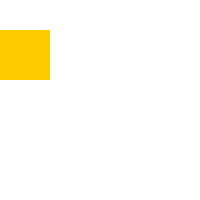
Frame 1 (no input)
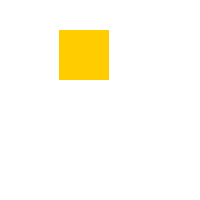
Frame 60 (the mouse pressed at the canvas centre just before this capture)
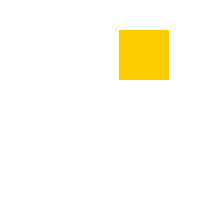
Frame 120 (the mouse held since frame 60 and released just before this capture)

The Processing sketch that drew these frames (run headless with seeded random() and noise(); from frame 60 on, the mouse is pressed at the canvas centre):

// Processing sketch: Exercise_1_p3
// ── Exercise_1_p3.pde
int i = -50;
int k = -50;
int j = -50;
void setup(){
size(200, 200);
noStroke(); fill(255, 204, 0);
i=0;
}
void draw(){
background(255);
rect(i, 30, 50, 50);
if(i++ >= 150){
  rect(j, 30, 50, 50);
  if(j++ >= 150){
     rect(k, 30, 50, 50);
     if(k++ >= 150){
     j = -50;
     }
  }
}
}
